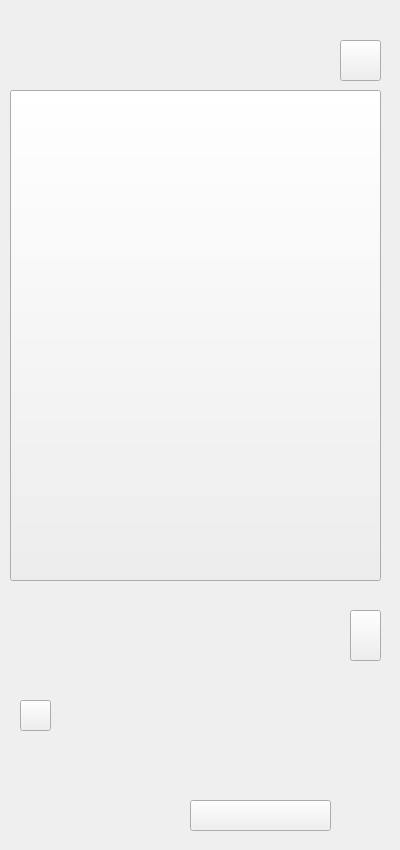
    <widget class="QWidget" name="page_28">
     <widget class="QLabel" name="label_28">
      <property name="geometry">
       <rect>
        <x>0</x>
        <y>0</y>
        <width>391</width>
        <height>841</height>
       </rect>
      </property>
      <property name="text">
       <string/>
      </property>
      <property name="pixmap">
       <pixmap resource="resources.qrc">:/images/images/camera1-2.png</pixmap>
      </property>
     </widget>
     <widget class="QPushButton" name="pushButton_114">
      <property name="geometry">
       <rect>
        <x>20</x>
        <y>700</y>
        <width>31</width>
        <height>31</height>
       </rect>
      </property>
      <property name="text">
       <string/>
      </property>
     </widget>
     <widget class="QPushButton" name="pushButton_115">
      <property name="geometry">
       <rect>
        <x>190</x>
        <y>800</y>
        <width>141</width>
        <height>31</height>
       </rect>
      </property>
      <property name="text">
       <string/>
      </property>
     </widget>
     <widget class="QPushButton" name="pushButton_116">
      <property name="geometry">
       <rect>
        <x>350</x>
        <y>610</y>
        <width>31</width>
        <height>51</height>
       </rect>
      </property>
      <property name="text">
       <string/>
      </property>
     </widget>
     <widget class="QPushButton" name="pushButton_117">
      <property name="geometry">
       <rect>
        <x>340</x>
        <y>40</y>
        <width>41</width>
        <height>41</height>
       </rect>
      </property>
      <property name="text">
       <string/>
      </property>
     </widget>
     <widget class="QPushButton" name="pushButton_149">
      <property name="geometry">
       <rect>
        <x>10</x>
        <y>90</y>
        <width>371</width>
        <height>491</height>
       </rect>
      </property>
      <property name="text">
       <string/>
      </property>
     </widget>
    </widget>
